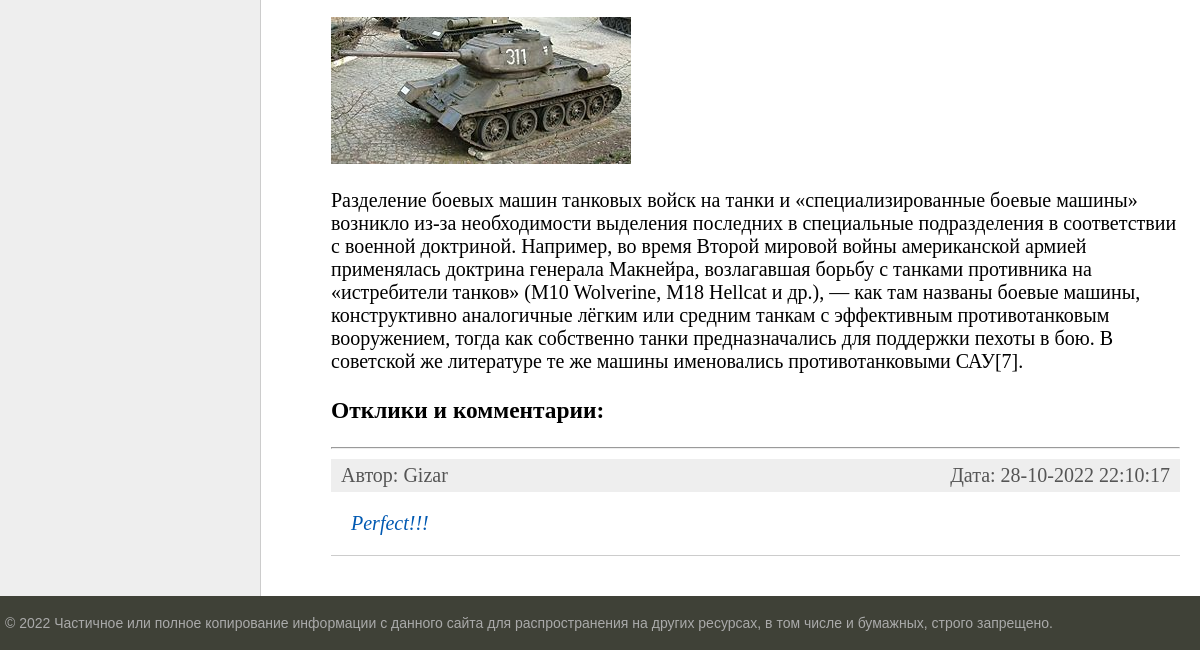
/post/nashi-tanki-luchshe-vsekh/ (lower part), run on an earlier commit of the app's database.
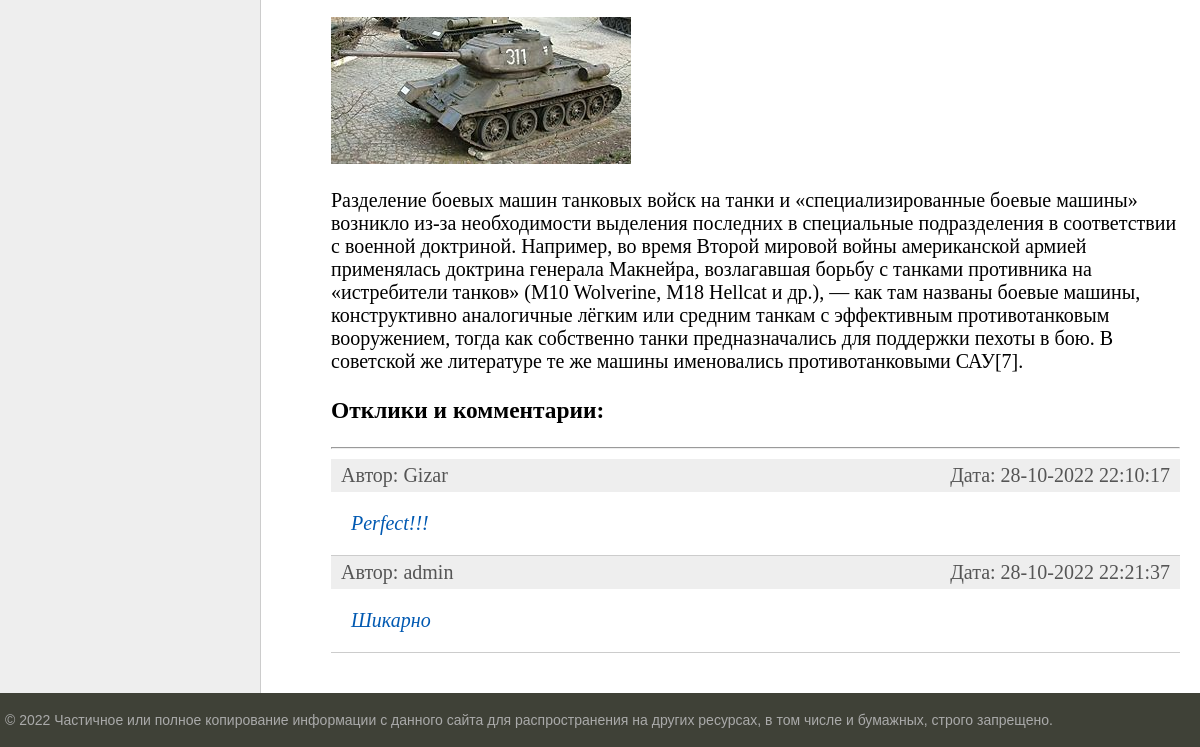
And on a later commit of the database.
### bboard/models.py (models this page shows, shortened)
class Reply(models.Model):
    user = models.ForeignKey('User', on_delete=models.CASCADE, verbose_name="Пользователь")
    post = models.ForeignKey('Post', on_delete=models.CASCADE, verbose_name="Пост")
    time_create = models.DateTimeField(auto_now_add=True)
    time_update = models.DateTimeField(auto_now=True)
    text = models.TextField(blank=True, verbose_name="Текс")
    is_approved = models.BooleanField(default=False, verbose_name="Разрешено")
    def get_absolute_url(self):
        return reverse('reply', kwargs={'pk': self.pk}) # for view
    class Meta:
        verbose_name = 'Отклик'
        verbose_name_plural = 'Отклики'

class User(AbstractUser):
    email = models.EmailField(
        _("email address"),
        unique=True
    )
    email_verify = models.BooleanField(default=False)
    USERNAME_FIELD = "email"
    REQUIRED_FIELDS = ["username"]
    def __str__(self):
        return f'{self.username}'
    class Meta:
        verbose_name = 'Пользователь'
        verbose_name_plural = 'Пользователи'

### bboard/views.py (the view)
# urls.py: path('post/<slug:slug>/', PostDetail.as_view(), name='post'),
class PostDetail(DataMixin, DetailView):
    model = Post
    template_name = 'bboard/post.html'
    context_object_name = 'post'
    def get_context_data(self, *, object_list=None, **kwargs):
        context = super().get_context_data(**kwargs)
        c_def = self.get_user_context(title=context['post'])
        return dict(list(context.items()) + list(c_def.items()))

### bboard/models.py (called while the page is built)
    def get_absolute_url(self):
        return reverse('category', kwargs={'cat_slug': self.slug})

    def __str__(self):
        return f"{self.id}: {self.title}"

### bboard/templatetags/bboard_tags.py (called while the page is built)
@register.inclusion_tag('bboard/list_replies.html')
def show_replies(sort=None, throught_slug=False, post_id=None):
    if throught_slug:
        post_id = Post.objects.get(slug=post_id).pk
    if post_id is not None:
        if not sort:
            replies = Reply.objects.filter(post=post_id, is_approved=True)
        else:
            replies = Reply.objects.filter(post=post_id, is_approved=True).order_by(sort)
        return {"replies": replies}
    else:
        return {"replies": {}}

### bboard/utils.py (called while the page is built)
    def get_user_context(self, **kwargs):
        context = kwargs
        categories =  Category.objects.annotate(Count('post'))
        user_menu = menu.copy()
        if not self.request.user.is_authenticated:
            for i in range(3):
                user_menu.pop(1)
        else:
            user_menu.pop(4)
        context['menu'] = user_menu
        context['categories'] = categories
        if 'cat_selected' not in context:
            context['cat_selected'] = 0
        return context

### bboard/templates/bboard/post.html (shortened to what this page needs)
{% extends 'base.html' %}
{% load bboard_tags %}
{% block content %}
{% autoescape off %}
    {{post.content|linebreaks}}
{% endautoescape %}
<h3>Отклики и комментарии:</h3>
<hr>
{% show_replies post_id=post.id %}
{% endblock %}

### bboard/templates/bboard/list_replies.html
{% if replies %}
	<ul class="list-articles">
		{% for rep in replies %}
			<li>
				<div class="article-panel">
					<p class="first">Автор: {{ rep.user }}</p>
					<p class="last">Дата: {{rep.time_update|date:"d-m-Y H:i:s"}}</p>
				</div>
				<div>
					<p><i><a href="{{ rep.get_absolute_url }}" style="margin-left:20px;">{{rep.text}}</a></i></p>
				</div>
			</li>
		{% endfor %}
	</ul>
{% else %}
		<p>Откликов: 0</p>
{% endif %}

What changed in the data, as far as the page shows it:
added Reply: user "admin", time_update "28-10-2022 22:21:37", text "Шикарно"
